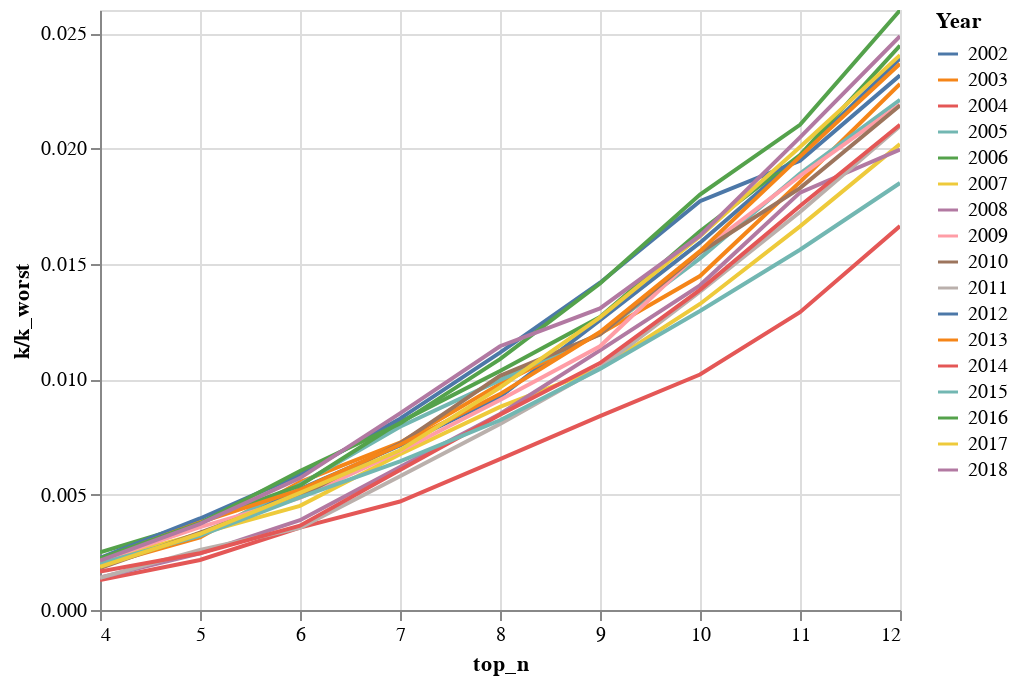

Here is the notebook cell this chart was saved with:
### Code cell
max_top_n = 12
min_top_n = 4
mask = (graph_df.top_n <= max_top_n) & (graph_df.top_n >= min_top_n)
alt.Chart(graph_df.loc[mask]).mark_line().encode(
    x='top_n',
    y='k/k_worst',
    color='Year'
).interactive()

### Figure 1 — Vega-Lite specification as saved in the notebook (floating-point values rounded to 4 significant figures; data arrays with more than 128 entries replaced by an {"elided": "..."} marker saying what was removed)
{"config": {"view": {"continuousWidth": 400, "continuousHeight": 300}}, "data": {"name": "data-966732cb068f4ab01781bcb8a1113eb8"}, "mark": "line", "encoding": {"color": {"type": "nominal", "field": "Year"}, "x": {"type": "quantitative", "field": "top_n"}, "y": {"type": "quantitative", "field": "k/k_worst"}}, "selection": {"selector004": {"type": "interval", "bind": "scales", "encodings": ["x", "y"]}}, "$schema": "https://vega.github.io/schema/vega-lite/v4.8.1.json", "datasets": {"data-966732cb068f4ab01781bcb8a1113eb8": {"elided": "153 records"}}}
